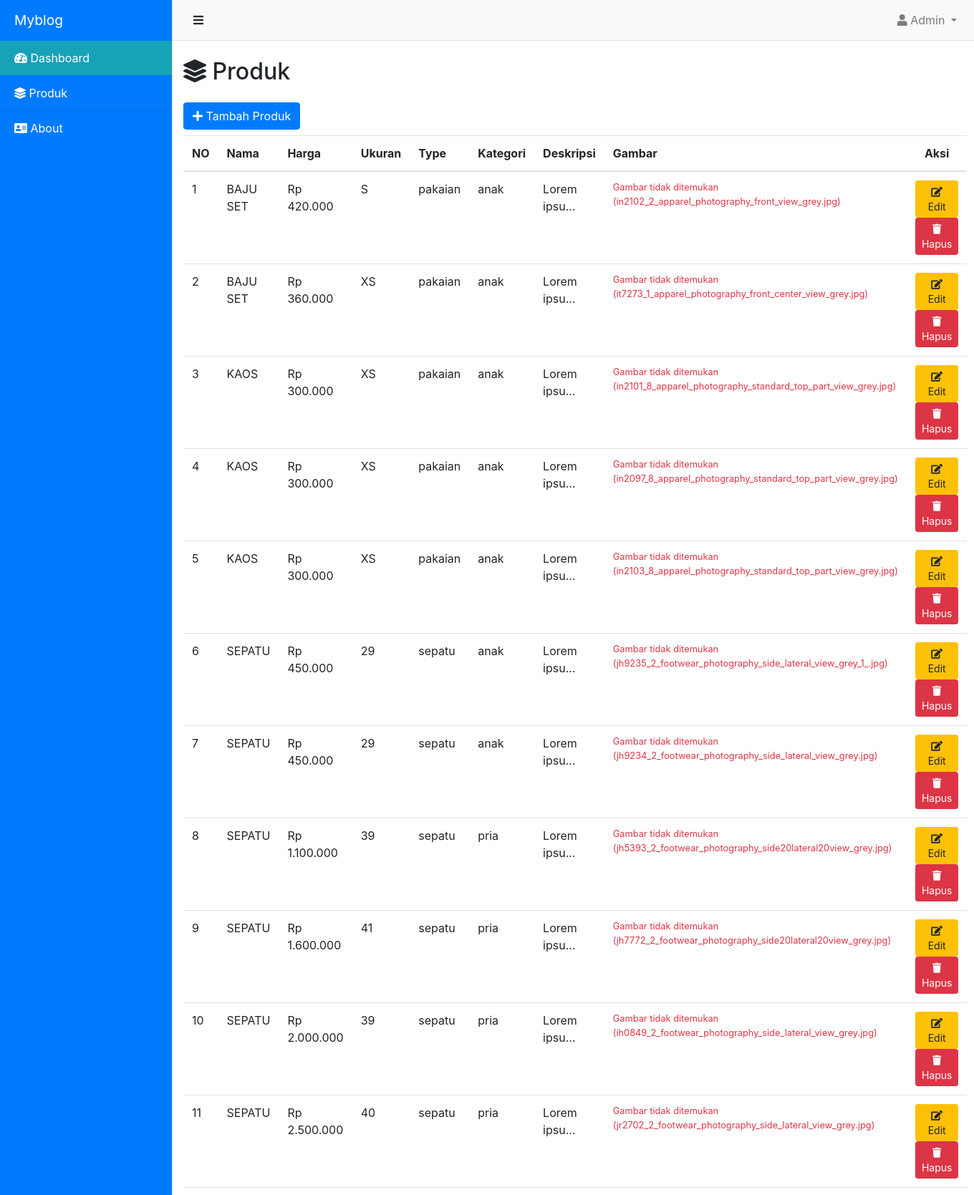
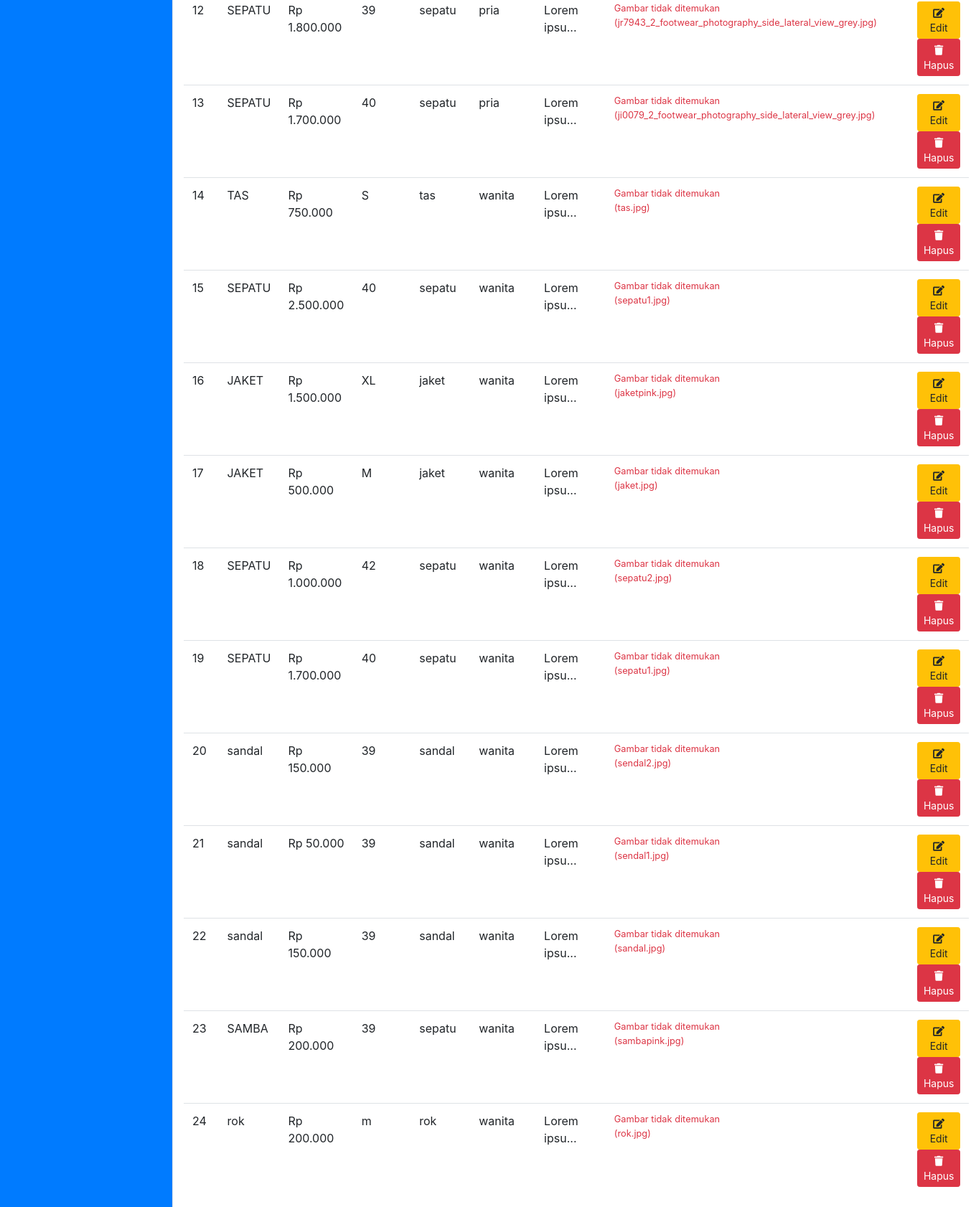
Page /admin/dashboard.php?module=produk&page=daftar-produk (signed in) on the committed database (2 pictures, top to bottom).
### tables this page shows
CREATE TABLE `produk` (
  `id` int NOT NULL,
  `nama` varchar(255) NOT NULL,
  `harga` int NOT NULL,
  `ukuran` varchar(255) NOT NULL,
  `type` varchar(10) NOT NULL,
  `kategori` varchar(25) NOT NULL,
  `deskripsi` text NOT NULL,
  `image` varchar(255) NOT NULL
);

### model/database.php (called while the page is built, shortened)
<?php
class Koneksi {
    public function getConnection() {
        $this->conn = mysqli_connect('localhost', 'root', '', 'db_mita');
        return $this->conn;
    }
}

### model/produk.php (called while the page is built, shortened)
<?php
    require_once('database.php');
    class Produk extends koneksi{
        private $conn;
        public function __construct(){
            $this->conn = $this->getConnection();
        }
        public function getAll(){
            $query = "SELECT * FROM produk ORDER BY id DESC";
            $result = $this->conn->query($query);
        return $result->fetch_all(MYSQLI_ASSOC);
        }
}

### admin/page/produk/daftar-produk.php (the view, shortened to what this page needs)
<h2 class="mt-4 mb-4"><i class="fas fa-layer-group"></i> Produk</h2>
<div class="row">
    <div class="col">
        <div class="mb-2">
            <button type="button" class="btn btn-primary" data-toggle="modal" data-target="#exampleModal"><i class="fa fa-plus"></i>
                Tambah Produk
            </button>
        </div>
        <table class="table table-hover">
            <thead>
                <tr>
                    <th>NO</th>
                    <th>Nama</th>
                    <th>Harga</th>
                    <th>Ukuran</th>
                    <th>Type</th>
                    <th>Kategori</th>
                    <th>Deskripsi</th>
                    <th>Gambar</th>
                    <th class="text-center">Aksi</th>
                </tr>
            </thead>
            <tbody>
                <?php
                    require_once("../model/produk.php");
                    $produk = new Produk();
                    $produkData = $produk->getAll();
                    $nomor = 1;
                    foreach($produkData as $row){
                ?>
                    <tr>
                        <td><?= $nomor++; ?></td>
                        <td><?= htmlspecialchars($row['nama']); ?></td>
                        <td>Rp <?= number_format($row['harga'], 0, ',', '.'); ?></td>
                        <td><?= htmlspecialchars($row['ukuran']); ?></td>
                        <td><?= htmlspecialchars($row['type']); ?></td>
                        <td><?= htmlspecialchars($row['kategori']); ?></td>
                        <td><?= htmlspecialchars(substr($row['deskripsi'], 0, 10)) . (strlen($row['deskripsi']) > 10 ? '...' : ''); ?></td>
                        <td>
                            <?php
                            $baseUrl = '/tpwdmita/admin/page/produk/images/';
                            $imageUrl = $baseUrl . $row['image'];
                            $fullPath = $_SERVER['DOCUMENT_ROOT'] . $imageUrl;
                            if(!empty($row['image']) && file_exists($fullPath)):
                            ?>
                                <img src="<?= $imageUrl ?>"
                                    alt="<?= htmlspecialchars($row['nama']) ?>"
                                    style="max-width: 100px; max-height: 100px;"
                                    onerror="this.onerror=null;this.src='/path/to/default-image.jpg'">
                            <?php else: ?>
                                <div class="text-danger small">
                                    Gambar tidak ditemukan<br>
                                    (<?= htmlspecialchars($row['image']) ?>)
                                </div>
                            <?php endif; ?>
                        </td>
                        <td class="text-center">
                            <a href="page/produk/edit-produk.php?id=<?= $row['id']; ?>" class="btn btn-sm btn-warning">
                                <i class="fa fa-edit"></i> Edit
                            </a>
                            <a href="page/produk/hapus-produk.php?id=<?= $row['id']; ?>" class="btn btn-sm btn-danger" onclick="return confirm('Yakin ingin menghapus?')">
                                <i class="fa fa-trash"></i> Hapus
                            </a>
                        </td>
                    </tr>
                <?php
                    }
                ?>
            </tbody>
        </table>
    </div>
</div>

### assets/css/simple-sidebar.css (style rules this page uses)
body { overflow-x: hidden; }

### rows in the picture
produk: nama "BAJU SET", harga "420.000", ukuran "S", type "pakaian", kategori "anak", deskripsi "Lorem ipsu", image "in2102_2_apparel_photography_front_view_grey.jpg"
produk: nama "BAJU SET", harga "360.000", ukuran "XS", type "pakaian", kategori "anak", deskripsi "Lorem ipsu", image "it7273_1_apparel_photography_front_center_view_grey.jpg"
produk: nama "KAOS", harga "300.000", ukuran "XS", type "pakaian", kategori "anak", deskripsi "Lorem ipsu", image "in2101_8_apparel_photography_standard_top_part_view_grey.jpg"
produk: nama "KAOS", harga "300.000", ukuran "XS", type "pakaian", kategori "anak", deskripsi "Lorem ipsu", image "in2097_8_apparel_photography_standard_top_part_view_grey.jpg"
produk: nama "KAOS", harga "300.000", ukuran "XS", type "pakaian", kategori "anak", deskripsi "Lorem ipsu", image "in2103_8_apparel_photography_standard_top_part_view_grey.jpg"
produk: nama "SEPATU", harga "450.000", ukuran "29", type "sepatu", kategori "anak", deskripsi "Lorem ipsu", image "jh9235_2_footwear_photography_side_lateral_view_grey_1_.jpg"
produk: nama "SEPATU", harga "450.000", ukuran "29", type "sepatu", kategori "anak", deskripsi "Lorem ipsu", image "jh9234_2_footwear_photography_side_lateral_view_grey.jpg"
produk: nama "SEPATU", harga "1.100.000", ukuran "39", type "sepatu", kategori "pria", deskripsi "Lorem ipsu", image "jh5393_2_footwear_photography_side20lateral20view_grey.jpg"
produk: nama "SEPATU", harga "1.600.000", ukuran "41", type "sepatu", kategori "pria", deskripsi "Lorem ipsu", image "jh7772_2_footwear_photography_side20lateral20view_grey.jpg"
produk: nama "SEPATU", harga "2.000.000", ukuran "39", type "sepatu", kategori "pria", deskripsi "Lorem ipsu", image "ih0849_2_footwear_photography_side_lateral_view_grey.jpg"
produk: nama "SEPATU", harga "2.500.000", ukuran "40", type "sepatu", kategori "pria", deskripsi "Lorem ipsu", image "jr2702_2_footwear_photography_side_lateral_view_grey.jpg"
produk: nama "SEPATU", harga "1.800.000", ukuran "39", type "sepatu", kategori "pria", deskripsi "Lorem ipsu", image "jr7943_2_footwear_photography_side_lateral_view_grey.jpg"
produk: nama "SEPATU", harga "1.700.000", ukuran "40", type "sepatu", kategori "pria", deskripsi "Lorem ipsu", image "ji0079_2_footwear_photography_side_lateral_view_grey.jpg"
produk: nama "TAS", harga "750.000", ukuran "S", type "tas", kategori "wanita", deskripsi "Lorem ipsu", image "tas.jpg"
produk: nama "SEPATU", harga "2.500.000", ukuran "40", type "sepatu", kategori "wanita", deskripsi "Lorem ipsu", image "sepatu1.jpg"
produk: nama "JAKET", harga "1.500.000", ukuran "XL", type "jaket", kategori "wanita", deskripsi "Lorem ipsu", image "jaketpink.jpg"
produk: nama "JAKET", harga "500.000", ukuran "M", type "jaket", kategori "wanita", deskripsi "Lorem ipsu", image "jaket.jpg"
produk: nama "SEPATU", harga "1.000.000", ukuran "42", type "sepatu", kategori "wanita", deskripsi "Lorem ipsu", image "sepatu2.jpg"
produk: nama "SEPATU", harga "1.700.000", ukuran "40", type "sepatu", kategori "wanita", deskripsi "Lorem ipsu", image "sepatu1.jpg"
produk: nama "sandal", harga "150.000", ukuran "39", type "sandal", kategori "wanita", deskripsi "Lorem ipsu", image "sendal2.jpg"
produk: nama "sandal", harga "50.000", ukuran "39", type "sandal", kategori "wanita", deskripsi "Lorem ipsu", image "sendal1.jpg"
produk: nama "sandal", harga "150.000", ukuran "39", type "sandal", kategori "wanita", deskripsi "Lorem ipsu", image "sandal.jpg"
produk: nama "SAMBA", harga "200.000", ukuran "39", type "sepatu", kategori "wanita", deskripsi "Lorem ipsu", image "sambapink.jpg"
produk: nama "rok", harga "200.000", ukuran "m", type "rok", kategori "wanita", deskripsi "Lorem ipsu", image "rok.jpg"
